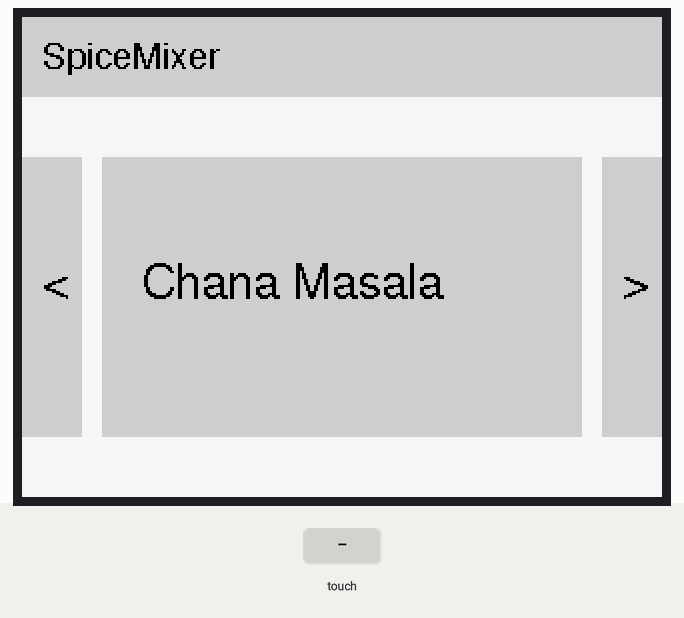
Bench run of a sketch on a simulated Arduino Uno, built with avr-gcc and run on an emulated ATmega328P. On the bench: 320×240 colour display. The inputs (shaded band) are chosen by the test bench. What the sketch prints to the serial monitor is not drawn.

Above: at 1.4 s.
1.5 s: touch panel pressed at 38 % / 10 % of its raw x / y range
At 1.61 s:
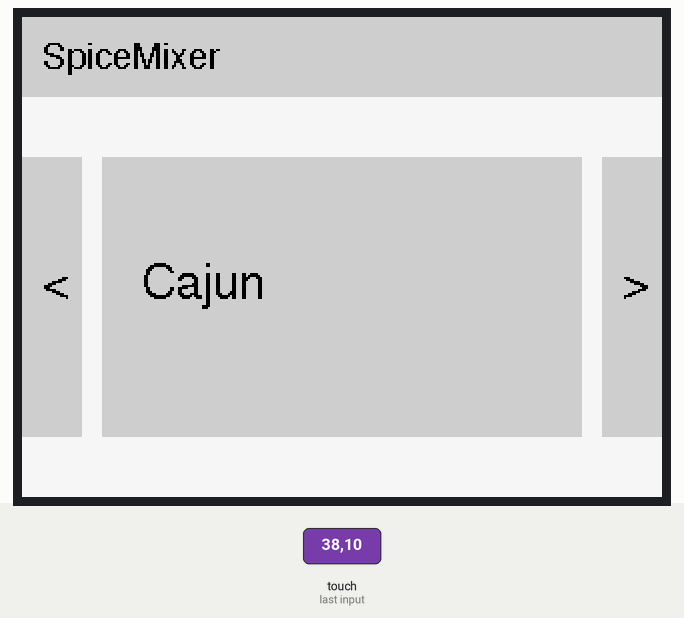
At 2.7 s:
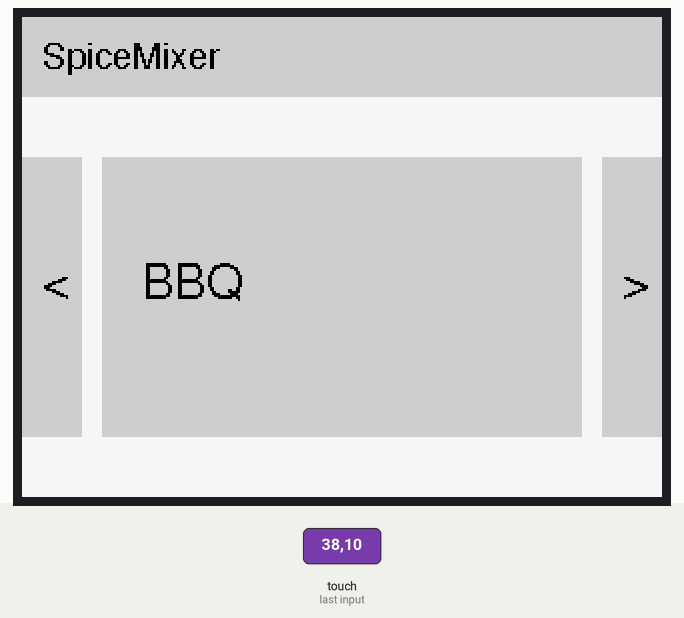
3.1 s: touch panel pressed at 38 % / 30 % of its raw x / y range
At 3.7 s:
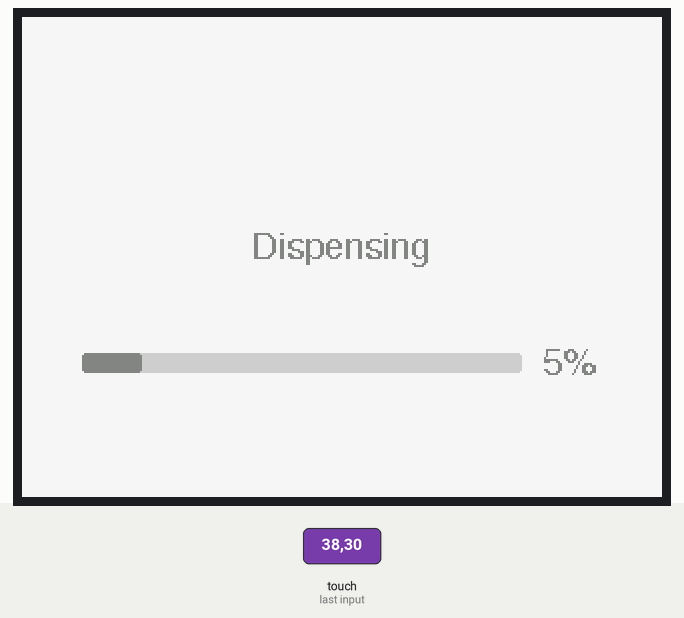
Timing chart, 0 to 6.1 s (numbered marks = the images above; inputs shaded):
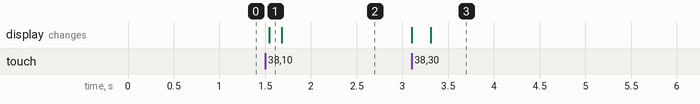

The sketch:

screen.ino
```cpp
#include "SPI.h"
#include "Adafruit_GFX.h"
#include "Adafruit_ILI9341.h"
#include "TouchScreen.h"
#include <Fonts/FreeSans9pt7b.h>
#include <Fonts/FreeSans12pt7b.h>

// For the Adafruit shield, these are the default.
#define TFT_DC 9
#define TFT_CS 10

#define YP A2  // must be an analog pin, use "An" notation!
#define XM A3  // must be an analog pin, use "An" notation!
#define YM 8   // can be any digital pin
#define XP 9   // can be any digital pin

// This is calibration data for the raw touch data to the screen coordinates
#define TS_MINX 150
#define TS_MINY 120
#define TS_MAXX 940
#define TS_MAXY 920

#define MINPRESSURE 10
#define MAXPRESSURE 1000


#define BACKGROUND 0xF7BE
#define GRAY 0xCE79
#define DARKGRAY 0x8430

#define BLACK 0x0000
#define CYAN 0x5D14
#define WHITE 0xFFFF

// Use hardware SPI (on Uno, #13, #12, #11) and the above for CS/DC
Adafruit_ILI9341 tft = Adafruit_ILI9341(TFT_CS, TFT_DC);
// If using the breakout, change pins as desired
//Adafruit_ILI9341 tft = Adafruit_ILI9341(TFT_CS, TFT_DC, TFT_MOSI, TFT_CLK, TFT_RST, TFT_MISO);

TouchScreen ts = TouchScreen(XP, YP, XM, YM, 300);

bool homeScreen_visible = true;
int recipe_index = 0;

String recipeNames[] = {"Chana Masala", "Cajun", "Chili", "Jerk", "BBQ"};

struct ingredient{
  String name;
  String amount;
};

 ingredient recipes[5]= {{"Salt", "2 tbsp"},
                          {"Paprika", "3 tbsp"},
                          {"Black Pepper", "1 tbsp"},
                          {"Garlic Powder", "2 tbsp"},
                          {"Onion Powder", "1 tbsp"}
                          };


//switch width and height bc the screen gets rotated
int recipeBlock_xmin = 40;
int recipeBlock_ymin = 70;
int recipeBlock_width = tft.height()-80;
int recipeBlock_height = tft.width()-100;

int backBtn_dims[] ={0, 40, tft.height()/2+30, 80};
int dispenseBtn_dims[] = {tft.height()/2+20, 45, 130, 40};
int prev_dims[] = {0, 70, 30, tft.height()-100};
int next_dims[] = {tft.height()-30, 70, 30, tft.width()-100};

void setup() {
  Serial.begin(9600);
  tft.begin();
  tft.setRotation(3);
  homeScreen();
  // Serial.print(tft.width());
  // Serial.print(tft.height());

}

void loop() {
 // Retrieve a point
  TSPoint p = ts.getPoint();
   // we have some minimum pressure we consider 'valid'
  // pressure of 0 means no pressing!
  if (p.z < MINPRESSURE || p.z > MAXPRESSURE) {
     return;
  }
    // Scale from ~0->1000 to tft.width using the calibration #'s

  p.x = map(p.x, TS_MINX, TS_MAXX, 0, tft.height());
  p.y = map(p.y, TS_MINY, TS_MAXY,  tft.width(),0);
   Serial.print("\n");
   /*Serial.print(p.x);
     Serial.print(" . ");
   Serial.print(p.y);*/

  if (homeScreen_visible){

    //click recipe block
    if (p.x>recipeBlock_ymin && p.x<recipeBlock_height +recipeBlock_ymin
       && p.y>recipeBlock_xmin && p.y<recipeBlock_width +recipeBlock_xmin)
        {
          recipeScreen();
          homeScreen_visible = false;
        }

      //next and prev buttons

      if(p.x>prev_dims[1]&& p.x<prev_dims[3]+prev_dims[1] && p.y>prev_dims[0] && p.y<prev_dims[2]+prev_dims[0])
      {
          if (recipe_index==0){
            recipe_index =4;// manually edit
            }else{
              recipe_index--;
            }
            Serial.print(recipe_index);
          drawRecipeBlock(recipeNames[recipe_index]);
      }
       if(p.x>next_dims[1]&& p.x<next_dims[3]+next_dims[1] && p.y>next_dims[0] && p.y<next_dims[2]+next_dims[0])
      {

          if(recipe_index>=4){// edit array length
            recipe_index =0;
          }else{
            recipe_index++;
          }
          Serial.print(recipe_index);
          drawRecipeBlock(recipeNames[recipe_index]);
      }
  }else{//recipe screen visible
      //back btn
    if(p.x>backBtn_dims[1]&& p.x<backBtn_dims[3] && p.y>backBtn_dims[0] && p.y<backBtn_dims[2])
        {
          homeScreen();
          homeScreen_visible = true;
        }
    //dispense btn
    if (p.x>dispenseBtn_dims[1]&& p.x<dispenseBtn_dims[3]+dispenseBtn_dims[1] && p.y>dispenseBtn_dims[0] && p.y<dispenseBtn_dims[2]+dispenseBtn_dims[0])
    {
      dispensingBtn();
    }

  }
}

void drawBanner(){
  tft.fillRect(0, 0, tft.width(), 40, GRAY);
  tft.setFont(&FreeSans9pt7b);
  tft.setCursor(10, 25);
  tft.setTextColor(BLACK);
  tft.println("SpiceMixer");

}

void homeScreen(){
   tft.fillScreen(BACKGROUND);
    drawBanner();
   tft.setFont(&FreeSans12pt7b);
   drawRecipeBlock(recipeNames[recipe_index]);
}

void drawRecipeBlock( String name ){
  tft.fillRect(recipeBlock_xmin,recipeBlock_ymin,
  recipeBlock_width, recipeBlock_height,GRAY);

  tft.setCursor(60, tft.height()/2+20);
  tft.setTextColor(BLACK);
  tft.setTextSize(1);
  tft.println(name);

  nextBtn();
  prevBtn();
}

void nextBtn(){
  tft.fillRect(tft.width()-30, 70, 30, tft.height()-100,GRAY);
  tft.setCursor(tft.width()-20, tft.height()/2+20);
  tft.setTextColor(BLACK);
  tft.setTextSize(1);
  tft.println(">");

}
void prevBtn(){
  tft.fillRect(0, 70, 30, tft.height()-100,GRAY);
  tft.setCursor(10, tft.height()/2+20);
  tft.setTextColor(BLACK);
  tft.setTextSize(1);
  tft.println("<");

}

void recipeScreen(){
  tft.fillScreen(BACKGROUND);
  drawBanner();
  tft.setFont(&FreeSans12pt7b);
  tft.setCursor(10, 70);
  tft.setTextColor(DARKGRAY);
  tft.println("< Cajun"); // replace with real recipe

  dispenseBtn();

  tft.setFont(&FreeSans9pt7b);
  tft.setCursor(30, 100);
  tft.setTextColor(BLACK);
  tft.println("Ingredients");

  tft.setCursor(tft.width()/2+50, 100);
  tft.println("Amount");
  tft.setTextColor(DARKGRAY);
  for (int i = 0; i<5; i++){
  ingredientBlock(recipes[i].name, recipes[i].amount,i);
  }

}

void dispenseBtn(){
  tft.fillRect(dispenseBtn_dims[0],dispenseBtn_dims[1],dispenseBtn_dims[2],dispenseBtn_dims[3],CYAN);
   tft.setFont(&FreeSans9pt7b);
  tft.setCursor(tft.width()/2+50, 70);
  tft.setTextColor(WHITE);
  tft.println("Dispense");

}
void dispensingBtn(){
  //tft.fillRect(dispenseBtn_dims[0],dispenseBtn_dims[1],dispenseBtn_dims[2],dispenseBtn_dims[3],GRAY);
   tft.fillScreen(BACKGROUND);
  tft.setCursor(tft.width()/2-45, tft.height()/2);
  tft.setTextColor(DARKGRAY);
  tft.println("Dispensing");
  tft.fillRoundRect(30, tft.height()*.7, tft.width()-100, 10, 2,GRAY);// update progress bar
  tft.fillRoundRect(30, tft.height()*.7, 30, 10, 2,DARKGRAY);
  tft.setCursor(tft.width()-60, tft.height()*.7+10);
  tft.println("5%");// update progress

}

void ingredientBlock(String name, String amount, int i){ //inputs: name and amount
  int height = tft.height()/2+2+i*20;
  tft.setCursor(30, height);
  tft.println(name);

  tft.setCursor(tft.width()/2+50, height);
  tft.println(amount);
}
```

Measured:
- after the input at 1.5 s, the display: changes after 0.05 s (image 1)
- after the input at 3.1 s, the display: first changes at once (image 3 shows a later state)
